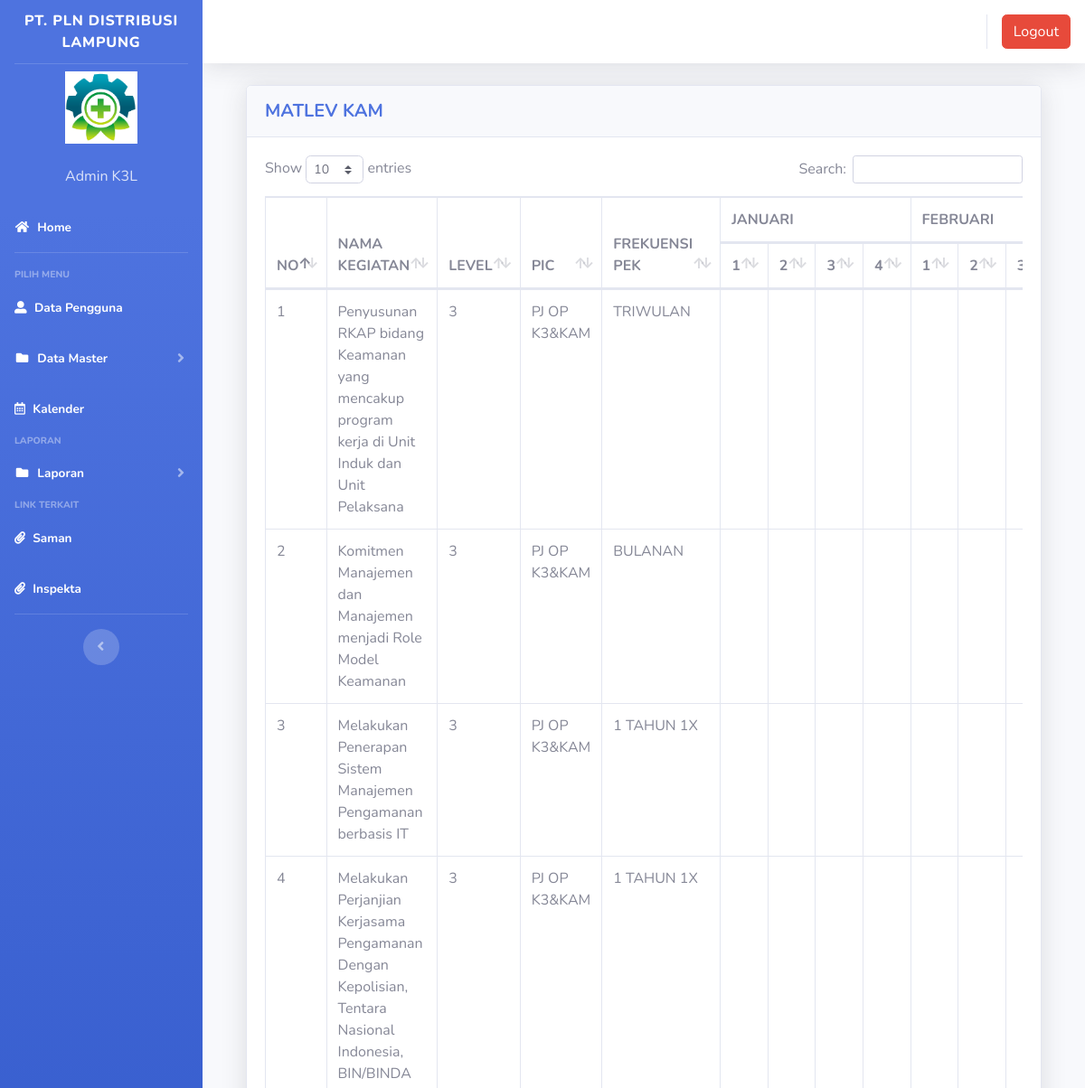
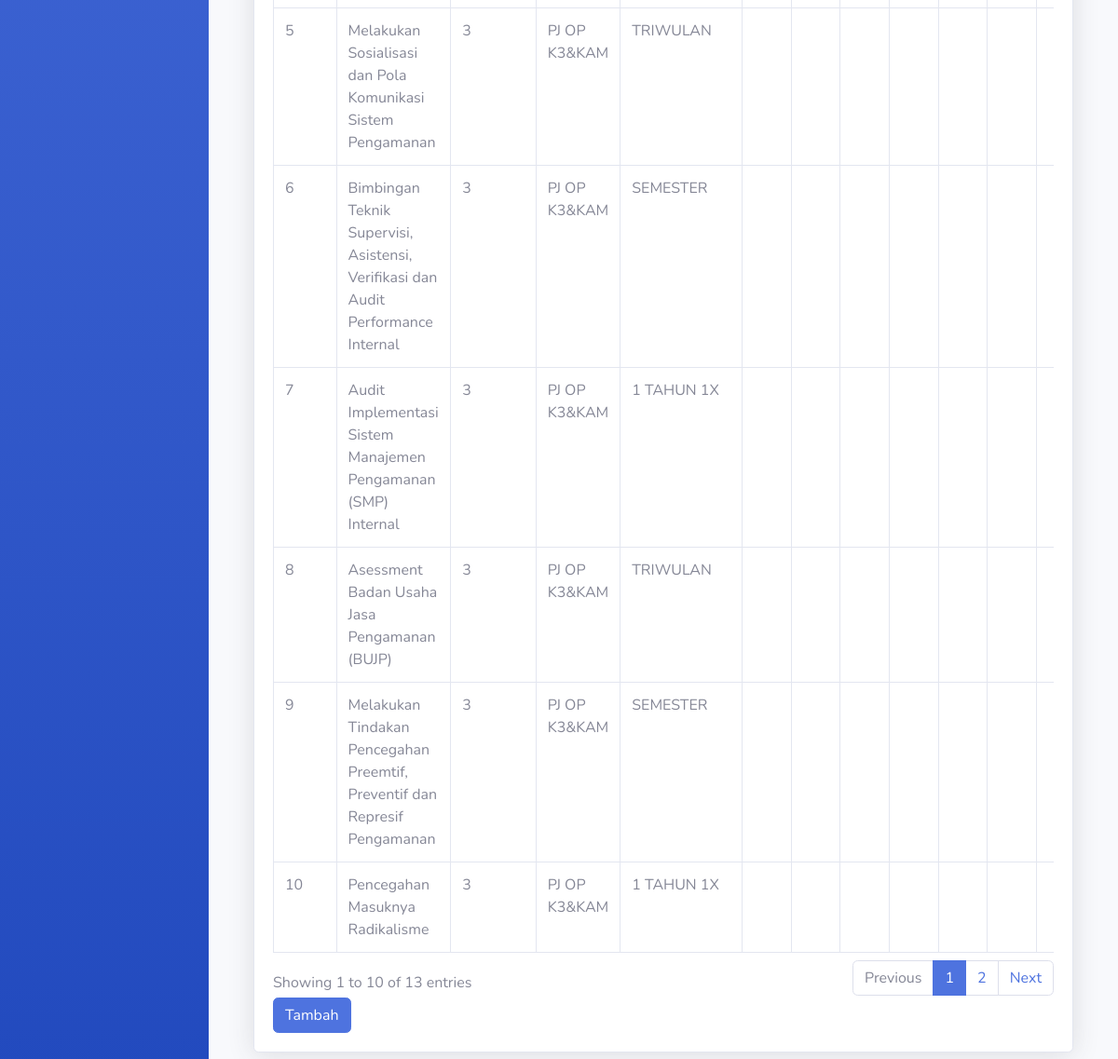
/Inventory/index3.php?page=matlevkam (signed in), run on the app's committed database (2 pictures, top to bottom).
### tables this page shows
CREATE TABLE `users` (
  `id` int(11) NOT NULL,
  `nama` varchar(100) NOT NULL,
  `username` varchar(100) NOT NULL,
  `telepon` varchar(100) NOT NULL,
  `password` varchar(100) NOT NULL,
  `level` varchar(25) NOT NULL DEFAULT 'member',
  `foto` varchar(25) NOT NULL
);

CREATE TABLE `matlev_kam` (
  `id` int(11) NOT NULL,
  `nama_kam` varchar(200) NOT NULL,
  `level_kam` varchar(100) NOT NULL,
  `pic_kam` varchar(100) NOT NULL,
  `frekuensi_kam` varchar(100) NOT NULL,
  `jan_1_kam` varchar(100) NOT NULL,
  `jan_2_kam` varchar(100) NOT NULL,
  `jan_3_kam` varchar(100) NOT NULL,
  `jan_4_kam` varchar(100) NOT NULL,
  `feb_1_kam` varchar(100) NOT NULL,
  `feb_2_kam` varchar(100) NOT NULL,
  `feb_3_kam` varchar(100) NOT NULL,
  `feb_4_kam` varchar(100) NOT NULL,
  `mar_1_kam` varchar(100) NOT NULL,
  `mar_2_kam` varchar(100) NOT NULL,
  `mar_3_kam` varchar(100) NOT NULL,
  `mar_4_kam` varchar(100) NOT NULL,
  `apr_1_kam` varchar(100) NOT NULL,
  `apr_2_kam` varchar(100) NOT NULL,
  `apr_3_kam` varchar(100) NOT NULL,
  `apr_4_kam` varchar(100) NOT NULL,
  `mei_1_kam` varchar(100) NOT NULL,
  `mei_2_kam` varchar(100) NOT NULL,
  `mei_3_kam` varchar(100) NOT NULL,
  `mei_4_kam` varchar(100) NOT NULL,
  `jun_1_kam` varchar(100) NOT NULL,
  `jun_2_kam` varchar(100) NOT NULL,
  `jun_3_kam` varchar(100) NOT NULL,
  `jun_4_kam` varchar(100) NOT NULL,
  `jul_1_kam` varchar(100) NOT NULL,
  `jul_2_kam` varchar(100) NOT NULL,
  `jul_3_kam` varchar(100) NOT NULL,
  `jul_4_kam` varchar(100) NOT NULL,
  `agu_1_kam` varchar(100) NOT NULL,
  `agu_2_kam` varchar(100) NOT NULL,
  `agu_3_kam` varchar(100) NOT NULL,
  `agu_4_kam` varchar(100) NOT NULL,
  `sep_1_kam` varchar(100) NOT NULL,
  `sep_2_kam` varchar(100) NOT NULL,
  `sep_3_kam` varchar(100) NOT NULL,
  `sep_4_kam` varchar(100) NOT NULL,
  `okt_1_kam` varchar(100) NOT NULL,
  `okt_2_kam` varchar(100) NOT NULL,
  `okt_3_kam` varchar(100) NOT NULL,
  `okt_4_kam` varchar(100) NOT NULL,
  `nov_1_kam` varchar(100) NOT NULL,
  `nov_2_kam` varchar(100) NOT NULL,
  `nov_3_kam` varchar(100) NOT NULL,
  `nov_4_kam` varchar(100) NOT NULL,
  `des_1_kam` varchar(100) NOT NULL,
  `des_2_kam` varchar(100) NOT NULL,
  `des_3_kam` varchar(100) NOT NULL,
  `des_4_kam` varchar(100) NOT NULL
);

### Inventory/page/matlevkam/matlevkam.php (the view, shortened to what this page needs)
<div class="container-fluid">
  <div class="card shadow mb-4">
    <div class="card-header py-3">
      <h5 class="m-0 font-weight-bold text-primary">MATLEV KAM</h5>
    </div>
    <div class="card-body">
      <div class="table-responsive">
        <table class="table table-bordered" id="dataTable" width="100%" cellspacing="0">
        <thead>
          <tr>
              <th rowspan="2">NO</th>
              <th rowspan="2">NAMA KEGIATAN</th>
              <th rowspan="2">LEVEL</th>
              <th rowspan="2">PIC</th>
              <th rowspan="2">FREKUENSI PEK</th>
              <th colspan="4">JANUARI</th>
              <th colspan="4">FEBRUARI</th>
          </tr>
          <tr>
              <th>1</th>
              <th>2</th>
              <th>3</th>
              <th>4</th>
              <th>1</th>
              <th>2</th>
              <th>3</th>
          </tr>
            </thead>
          <tbody>
            <?php
          $no = 1;
          $sql = $koneksi->query("select * from matlev_kam");
          while ($data = $sql->fetch_assoc()) {
          ?>
                                <tr>
                                    <td><?php echo $no++; ?></td>
              <td><?php echo $data['nama_kam'] ?></td>
              <td><?php echo $data['level_kam'] ?></td>
              <td><?php echo $data['pic_kam'] ?></td>
              <td><?php echo $data['frekuensi_kam'] ?></td>
              <td><?php echo $data['jan_1_kam'] ?></td>
              <td><?php echo $data['jan_2_kam'] ?></td>
              <td><?php echo $data['jan_3_kam'] ?></td>
              <td><?php echo $data['jan_4_kam'] ?></td>
              <td><?php echo $data['feb_1_kam'] ?></td>
              <td><?php echo $data['feb_2_kam'] ?></td>
              <td><?php echo $data['feb_3_kam'] ?></td>
                                </tr>
          <?php }?>
               </tbody>
                        </table>
        <a href="?page=matlevkam&aksi=tambahkam" class="btn btn-primary" >Tambah</a>
      </div>
    </div>
  </div>
</div>

### Inventory/index3.php (shortened to what this page needs)
<?php
	$koneksi = new mysqli("localhost","root","","inventori");
	?>
<!DOCTYPE html>
<html lang="en">
<head>
  <link href="vendor/fontawesome-free/css/all.min.css" rel="stylesheet" type="text/css">
  <link href="css/sb-admin-2.min.css" rel="stylesheet">
  <link href="vendor/datatables/dataTables.bootstrap4.min.css" rel="stylesheet">
  <link rel="stylesheet" href="plugins/datatables-bs4/css/dataTables.bootstrap4.min.css">
  <link rel="stylesheet" href="plugins/datatables-responsive/css/responsive.bootstrap4.min.css">
  <link rel="stylesheet" href="plugins/datatables-buttons/css/buttons.bootstrap4.min.css">
</head>
<body id="page-top">
  <div id="wrapper">
    <ul class="navbar-nav bg-gradient-primary sidebar sidebar-dark accordion" id="accordionSidebar">
      <a class="sidebar-brand d-flex align-items-center justify-content-center" href="index3.php">
        <div class="sidebar-brand-text mx-2">PT. PLN DISTRIBUSI LAMPUNG</div>
      </a>
      <hr class="sidebar-divider my-0">
 <?php
   if ($_SESSION['superadmin']) {
	   $user = $_SESSION['superadmin'];
   }
   $sql =$koneksi->query("select * from users where id='$user'");
   $data = $sql->fetch_assoc();
   ?>
    <li class="d-flex align-items-center justify-content-center">
        <a class="nav-link">
		 <img src="img/<?php echo $data['foto']?>" class="img-circle" width="80" alt="User"/></a>
	  </li>
		 <li class="nav-item ">
        <a class="nav-link">
         	<div class="d-flex align-items-center justify-content-center" class="name">  <?php echo  $data['nama'];?></div></font>
		 </a>
      </li>
      <li class="nav-item active">
        <a class="nav-link" href="?page=home3">
          <i class="fas fa-fw fa-home"></i>
          <span>Home</span></a>
      </li>
      <hr class="sidebar-divider">
      <div class="sidebar-heading">
        Pilih Menu
      </div>
	    <li class="nav-item active">
        <a class="nav-link" href="?page=pengguna">
          <i class="fas fa-user-alt"></i>
          <span>Data Pengguna</span></a>
      </li>
	   <li class="nav-item active">
        <a class="nav-link collapsed" href="#" data-toggle="collapse" data-target="#collapseData" aria-expanded="true" aria-controls="collapseData">
          <i class="fas fa-fw fa-folder"></i>
          <span>Data Master</span>
        </a>
      </li>
	  <li class="nav-item active">
			  <a class="nav-link" href="?page=schedule">
			    <i class="far fa-calendar-alt"></i>
			    <span>Kalender</span></a>
			</li>
      <div class="sidebar-heading">
        Laporan
      </div>
	     <li class="nav-item active">
        <a class="nav-link collapsed" href="#" data-toggle="collapse" data-target="#collapseLaporan" aria-expanded="true" aria-controls="collapseLaporan">
          <i class="fas fa-fw fa-folder"></i>
          <span>Laporan</span>
        </a>
      </li>
		  <div class="sidebar-heading">
		    Link Terkait
		  </div>
			<li class="nav-item active">
			  <a class="nav-link" href="http://10.31.1.170/login" target="_blank">
			    <i class="fas fa-paperclip"></i>
			    <span>Saman</span></a>
			</li>
			<li class="nav-item active">
			  <a class="nav-link" href="https://hsse.pln.co.id/" target="_blank">
			    <i class="fas fa-paperclip"></i>
			    <span>Inspekta</span></a>
			</li>
      <hr class="sidebar-divider d-none d-md-block">
      <div class="text-center d-none d-md-inline">
        <button class="rounded-circle border-0" id="sidebarToggle"></button>
      </div>
    </ul>
    <div id="content-wrapper" class="d-flex flex-column">
      <div id="content">
        <nav class="navbar navbar-expand navbar-light bg-white topbar mb-4 static-top shadow">
          <ul class="navbar-nav ml-auto">
            <li class="nav-item dropdown no-arrow">
			 <div class="top-menu">
        <ul class="nav pull-right top-menu">
           <li><a onclick="return confirm('Apakah anda yakin akan logout?')" class="btn btn-danger" class="logout" href="logout.php">Logout</a></li>
        </ul>
      </div>
            </li>
          </ul>
        </nav>
        <div class="container-fluid">
		 <section class="content">
		      <?php
			   $page = $_GET['page'];
			   $aksi = $_GET['aksi'];
			   	if ($page == "matlevkam") {
				   if ($aksi == "") {
					   include "page/matlevkam/matlevkam.php";
				   }
			   }
			   ?>
    </section>
</div>
    </div>
  </div>
  </div>
</body>
</html>

### data on the page
users: foto (picture), nama "Admin K3L"
matlev_kam: nama_kam "Penyusunan RKAP bidang Keamanan yang mencakup program kerja di Unit Induk dan Unit Pelaksana", level_kam "3", pic_kam "PJ OP K3&KAM", frekuensi_kam "TRIWULAN"
matlev_kam: nama_kam "Komitmen Manajemen dan Manajemen menjadi Role Model Keamanan", level_kam "3", pic_kam "PJ OP K3&KAM", frekuensi_kam "BULANAN"
matlev_kam: nama_kam "Melakukan Penerapan Sistem Manajemen Pengamanan berbasis IT", level_kam "3", pic_kam "PJ OP K3&KAM", frekuensi_kam "1 TAHUN 1X"
matlev_kam: nama_kam "Melakukan Perjanjian Kerjasama Pengamanan Dengan Kepolisian, Tentara Nasional Indonesia, BIN/BINDA", level_kam "3", pic_kam "PJ OP K3&KAM", frekuensi_kam "1 TAHUN 1X"
matlev_kam: nama_kam "Melakukan Sosialisasi dan Pola Komunikasi Sistem Pengamanan", level_kam "3", pic_kam "PJ OP K3&KAM", frekuensi_kam "TRIWULAN"
matlev_kam: nama_kam "Bimbingan Teknik Supervisi, Asistensi, Verifikasi dan Audit Performance Internal", level_kam "3", pic_kam "PJ OP K3&KAM", frekuensi_kam "SEMESTER"
matlev_kam: nama_kam "Audit Implementasi Sistem Manajemen Pengamanan (SMP) Internal", level_kam "3", pic_kam "PJ OP K3&KAM", frekuensi_kam "1 TAHUN 1X"
matlev_kam: nama_kam "Asessment Badan Usaha Jasa Pengamanan (BUJP)", level_kam "3", pic_kam "PJ OP K3&KAM", frekuensi_kam "TRIWULAN"
matlev_kam: nama_kam "Melakukan Tindakan Pencegahan Preemtif, Preventif dan Represif Pengamanan", level_kam "3", pic_kam "PJ OP K3&KAM", frekuensi_kam "SEMESTER"
matlev_kam: nama_kam "Pencegahan Masuknya Radikalisme", level_kam "3", pic_kam "PJ OP K3&KAM", frekuensi_kam "1 TAHUN 1X"
